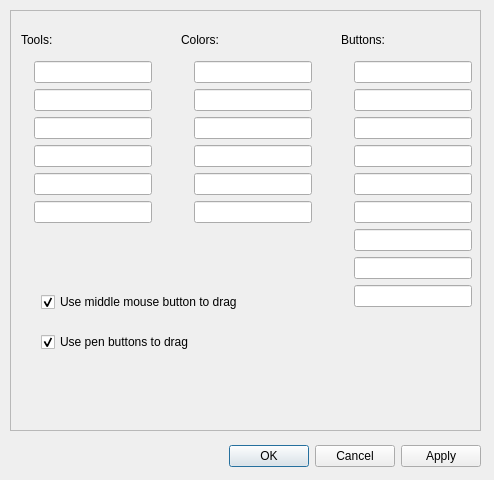
<?xml version="1.0" encoding="UTF-8"?>
<ui version="4.0">
 <class>Hotkeys</class>
 <widget class="QDialog" name="Hotkeys">
  <property name="geometry">
   <rect>
    <x>0</x>
    <y>0</y>
    <width>494</width>
    <height>480</height>
   </rect>
  </property>
  <property name="windowTitle">
   <string>Hotkeys</string>
  </property>
  <widget class="QDialogButtonBox" name="buttonBox">
   <property name="geometry">
    <rect>
     <x>10</x>
     <y>440</y>
     <width>471</width>
     <height>32</height>
    </rect>
   </property>
   <property name="orientation">
    <enum>Qt::Horizontal</enum>
   </property>
   <property name="standardButtons">
    <set>QDialogButtonBox::Apply|QDialogButtonBox::Cancel|QDialogButtonBox::Ok</set>
   </property>
  </widget>
  <widget class="QScrollArea" name="scrollArea">
   <property name="geometry">
    <rect>
     <x>10</x>
     <y>10</y>
     <width>471</width>
     <height>421</height>
    </rect>
   </property>
   <property name="widgetResizable">
    <bool>true</bool>
   </property>
   <widget class="QWidget" name="scrollAreaWidgetContents">
    <property name="geometry">
     <rect>
      <x>0</x>
      <y>0</y>
      <width>469</width>
      <height>419</height>
     </rect>
    </property>
    <widget class="QLabel" name="label">
     <property name="geometry">
      <rect>
       <x>10</x>
       <y>20</y>
       <width>67</width>
       <height>17</height>
      </rect>
     </property>
     <property name="text">
      <string>Tools:</string>
     </property>
    </widget>
    <widget class="QLabel" name="label_8">
     <property name="geometry">
      <rect>
       <x>170</x>
       <y>20</y>
       <width>67</width>
       <height>17</height>
      </rect>
     </property>
     <property name="text">
      <string>Colors:</string>
     </property>
    </widget>
    <widget class="QWidget" name="layoutWidget">
     <property name="geometry">
      <rect>
       <x>170</x>
       <y>50</y>
       <width>131</width>
       <height>231</height>
      </rect>
     </property>
     <layout class="QFormLayout" name="formLayout_2">
      <item row="0" column="0">
       <widget class="QLabel" name="label_9">
        <property name="text">
         <string/>
        </property>
        <property name="pixmap">
         <pixmap resource="resources.qrc">:/icons/icons/icon-pencil.png</pixmap>
        </property>
       </widget>
      </item>
      <item row="0" column="1">
       <widget class="QLineEdit" name="lineEdit_7"/>
      </item>
      <item row="1" column="0">
       <widget class="QLabel" name="label_10">
        <property name="text">
         <string/>
        </property>
        <property name="pixmap">
         <pixmap resource="resources.qrc">:/icons/icons/eraser.png</pixmap>
        </property>
       </widget>
      </item>
      <item row="1" column="1">
       <widget class="QLineEdit" name="lineEdit_8"/>
      </item>
      <item row="2" column="0">
       <widget class="QLabel" name="label_11">
        <property name="text">
         <string/>
        </property>
        <property name="pixmap">
         <pixmap resource="resources.qrc">:/icons/icons/icon-image.png</pixmap>
        </property>
       </widget>
      </item>
      <item row="2" column="1">
       <widget class="QLineEdit" name="lineEdit_9"/>
      </item>
      <item row="3" column="0">
       <widget class="QLabel" name="label_12">
        <property name="text">
         <string/>
        </property>
        <property name="pixmap">
         <pixmap resource="resources.qrc">:/icons/icons/icon-line.png</pixmap>
        </property>
       </widget>
      </item>
      <item row="3" column="1">
       <widget class="QLineEdit" name="lineEdit_10"/>
      </item>
      <item row="4" column="0">
       <widget class="QLabel" name="label_13">
        <property name="text">
         <string/>
        </property>
        <property name="pixmap">
         <pixmap resource="resources.qrc">:/icons/icons/icon-text.png</pixmap>
        </property>
       </widget>
      </item>
      <item row="4" column="1">
       <widget class="QLineEdit" name="lineEdit_11"/>
      </item>
      <item row="5" column="0">
       <widget class="QLabel" name="label_14">
        <property name="text">
         <string/>
        </property>
        <property name="pixmap">
         <pixmap resource="resources.qrc">:/icons/icons/pointer.png</pixmap>
        </property>
       </widget>
      </item>
      <item row="5" column="1">
       <widget class="QLineEdit" name="lineEdit_12"/>
      </item>
     </layout>
    </widget>
    <widget class="QLabel" name="label_15">
     <property name="geometry">
      <rect>
       <x>330</x>
       <y>20</y>
       <width>67</width>
       <height>17</height>
      </rect>
     </property>
     <property name="text">
      <string>Buttons:</string>
     </property>
    </widget>
    <widget class="QCheckBox" name="checkBox">
     <property name="geometry">
      <rect>
       <x>30</x>
       <y>280</y>
       <width>271</width>
       <height>22</height>
      </rect>
     </property>
     <property name="text">
      <string>Use middle mouse button to drag</string>
     </property>
     <property name="checked">
      <bool>true</bool>
     </property>
    </widget>
    <widget class="QCheckBox" name="checkBox_2">
     <property name="geometry">
      <rect>
       <x>30</x>
       <y>320</y>
       <width>271</width>
       <height>22</height>
      </rect>
     </property>
     <property name="text">
      <string>Use pen buttons to drag</string>
     </property>
     <property name="checked">
      <bool>true</bool>
     </property>
    </widget>
    <widget class="QWidget" name="layoutWidget_2">
     <property name="geometry">
      <rect>
       <x>330</x>
       <y>50</y>
       <width>131</width>
       <height>341</height>
      </rect>
     </property>
     <layout class="QFormLayout" name="formLayout_3">
      <property name="fieldGrowthPolicy">
       <enum>QFormLayout::AllNonFixedFieldsGrow</enum>
      </property>
      <item row="0" column="0">
       <widget class="QLabel" name="label_16">
        <property name="text">
         <string/>
        </property>
        <property name="pixmap">
         <pixmap resource="resources.qrc">:/icons/icons/icon-record-l.png</pixmap>
        </property>
       </widget>
      </item>
      <item row="0" column="1">
       <widget class="QLineEdit" name="lineEdit_13"/>
      </item>
      <item row="1" column="0">
       <widget class="QLabel" name="label_17">
        <property name="text">
         <string/>
        </property>
        <property name="pixmap">
         <pixmap resource="resources.qrc">:/icons/icons/icon-play.png</pixmap>
        </property>
       </widget>
      </item>
      <item row="1" column="1">
       <widget class="QLineEdit" name="lineEdit_14"/>
      </item>
      <item row="2" column="0">
       <widget class="QLabel" name="label_18">
        <property name="text">
         <string/>
        </property>
        <property name="pixmap">
         <pixmap resource="resources.qrc">:/icons/icons/icon-new.png</pixmap>
        </property>
       </widget>
      </item>
      <item row="2" column="1">
       <widget class="QLineEdit" name="lineEdit_15"/>
      </item>
      <item row="3" column="0">
       <widget class="QLabel" name="label_19">
        <property name="text">
         <string/>
        </property>
        <property name="pixmap">
         <pixmap resource="resources.qrc">:/icons/icons/icon-save-l.png</pixmap>
        </property>
       </widget>
      </item>
      <item row="3" column="1">
       <widget class="QLineEdit" name="lineEdit_16"/>
      </item>
      <item row="4" column="0">
       <widget class="QLabel" name="label_20">
        <property name="text">
         <string/>
        </property>
        <property name="pixmap">
         <pixmap resource="resources.qrc">:/icons/icons/icon-open-l.png</pixmap>
        </property>
       </widget>
      </item>
      <item row="4" column="1">
       <widget class="QLineEdit" name="lineEdit_17"/>
      </item>
      <item row="5" column="0">
       <widget class="QLabel" name="label_21">
        <property name="text">
         <string/>
        </property>
        <property name="pixmap">
         <pixmap resource="resources.qrc">:/icons/icons/icon-upload-l.png</pixmap>
        </property>
       </widget>
      </item>
      <item row="5" column="1">
       <widget class="QLineEdit" name="lineEdit_18"/>
      </item>
      <item row="6" column="0">
       <widget class="QLabel" name="label_22">
        <property name="text">
         <string/>
        </property>
        <property name="pixmap">
         <pixmap resource="resources.qrc">:/icons/icons/icon-export-l.png</pixmap>
        </property>
       </widget>
      </item>
      <item row="6" column="1">
       <widget class="QLineEdit" name="lineEdit_19"/>
      </item>
      <item row="7" column="0">
       <widget class="QLabel" name="label_23">
        <property name="text">
         <string/>
        </property>
        <property name="pixmap">
         <pixmap resource="resources.qrc">:/icons/icons/icon-hotkeys-l.png</pixmap>
        </property>
       </widget>
      </item>
      <item row="7" column="1">
       <widget class="QLineEdit" name="lineEdit_20"/>
      </item>
      <item row="8" column="0">
       <widget class="QLabel" name="label_24">
        <property name="text">
         <string/>
        </property>
        <property name="pixmap">
         <pixmap resource="resources.qrc">:/icons/icons/icon-options-l.png</pixmap>
        </property>
       </widget>
      </item>
      <item row="8" column="1">
       <widget class="QLineEdit" name="lineEdit_21"/>
      </item>
     </layout>
    </widget>
    <widget class="QWidget" name="">
     <property name="geometry">
      <rect>
       <x>10</x>
       <y>50</y>
       <width>131</width>
       <height>231</height>
      </rect>
     </property>
     <layout class="QFormLayout" name="formLayout">
      <item row="0" column="0">
       <widget class="QLabel" name="label_7">
        <property name="text">
         <string/>
        </property>
        <property name="pixmap">
         <pixmap resource="resources.qrc">:/icons/icons/icon-pencil.png</pixmap>
        </property>
       </widget>
      </item>
      <item row="0" column="1">
       <widget class="QLineEdit" name="lineEdit"/>
      </item>
      <item row="1" column="0">
       <widget class="QLabel" name="label_6">
        <property name="text">
         <string/>
        </property>
        <property name="pixmap">
         <pixmap resource="resources.qrc">:/icons/icons/eraser.png</pixmap>
        </property>
       </widget>
      </item>
      <item row="1" column="1">
       <widget class="QLineEdit" name="lineEdit_2"/>
      </item>
      <item row="2" column="0">
       <widget class="QLabel" name="label_5">
        <property name="text">
         <string/>
        </property>
        <property name="pixmap">
         <pixmap resource="resources.qrc">:/icons/icons/icon-image.png</pixmap>
        </property>
       </widget>
      </item>
      <item row="2" column="1">
       <widget class="QLineEdit" name="lineEdit_3"/>
      </item>
      <item row="3" column="0">
       <widget class="QLabel" name="label_4">
        <property name="text">
         <string/>
        </property>
        <property name="pixmap">
         <pixmap resource="resources.qrc">:/icons/icons/icon-line.png</pixmap>
        </property>
       </widget>
      </item>
      <item row="3" column="1">
       <widget class="QLineEdit" name="lineEdit_4"/>
      </item>
      <item row="4" column="0">
       <widget class="QLabel" name="label_3">
        <property name="text">
         <string/>
        </property>
        <property name="pixmap">
         <pixmap resource="resources.qrc">:/icons/icons/icon-text.png</pixmap>
        </property>
       </widget>
      </item>
      <item row="4" column="1">
       <widget class="QLineEdit" name="lineEdit_5"/>
      </item>
      <item row="5" column="0">
       <widget class="QLabel" name="label_2">
        <property name="text">
         <string/>
        </property>
        <property name="pixmap">
         <pixmap resource="resources.qrc">:/icons/icons/pointer.png</pixmap>
        </property>
       </widget>
      </item>
      <item row="5" column="1">
       <widget class="QLineEdit" name="lineEdit_6"/>
      </item>
     </layout>
    </widget>
   </widget>
  </widget>
 </widget>
 <resources>
  <include location="resources.qrc"/>
 </resources>
 <connections>
  <connection>
   <sender>buttonBox</sender>
   <signal>accepted()</signal>
   <receiver>Hotkeys</receiver>
   <slot>accept()</slot>
   <hints>
    <hint type="sourcelabel">
     <x>248</x>
     <y>440</y>
    </hint>
    <hint type="destinationlabel">
     <x>157</x>
     <y>274</y>
    </hint>
   </hints>
  </connection>
  <connection>
   <sender>buttonBox</sender>
   <signal>rejected()</signal>
   <receiver>Hotkeys</receiver>
   <slot>reject()</slot>
   <hints>
    <hint type="sourcelabel">
     <x>316</x>
     <y>440</y>
    </hint>
    <hint type="destinationlabel">
     <x>286</x>
     <y>274</y>
    </hint>
   </hints>
  </connection>
 </connections>
</ui>
